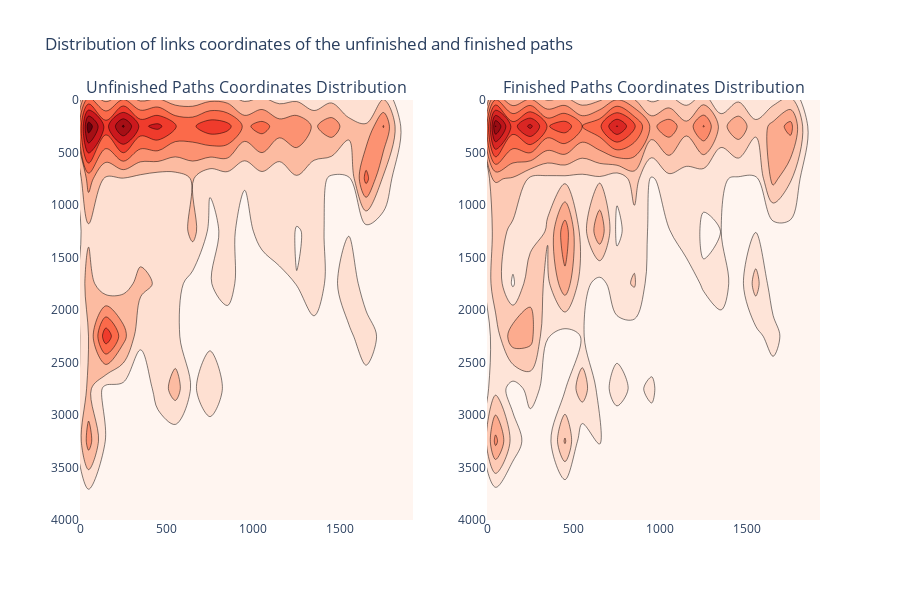

Source (notebook cell):
### Code cell
unfinished_all_links_coords = []
for links_coords in links_coords_unfinished["links_coords"]:
    unfinished_all_links_coords.extend(links_coords)

unfinished_all_links_coords = [coord for sublist in unfinished_all_links_coords for coord in sublist]

finished_all_links_coords = []
for links_coords in links_coords_finished["links_coords"]:
    finished_all_links_coords.extend(links_coords)

finished_all_links_coords = [coord for sublist in finished_all_links_coords for coord in sublist]

plots.compare_coordinates_distribution(unfinished_all_links_coords, finished_all_links_coords, "Unfinished Paths Coordinates Distribution", "Finished Paths Coordinates Distribution")

### Figure 1 — Plotly figure (JSON) as saved in the notebook; plotly's stock layout.template omitted (floating-point values rounded to 4 significant figures; data arrays with more than 128 entries replaced by an {"elided": "..."} marker saying what was removed)
{"data": [{"colorscale": [[0, "rgb(255,245,240)"], [0.125, "rgb(254,224,210)"], [0.25, "rgb(252,187,161)"], [0.375, "rgb(252,146,114)"], [0.5, "rgb(251,106,74)"], [0.625, "rgb(239,59,44)"], [0.75, "rgb(203,24,29)"], [0.875, "rgb(165,15,21)"], [1, "rgb(103,0,13)"]], "contours": {"coloring": "fill"}, "showscale": false, "type": "histogram2dcontour", "x": {"elided": "23648 int values"}, "xaxis": "x", "y": {"elided": "23648 int values"}, "yaxis": "y"}, {"colorscale": [[0, "rgb(255,245,240)"], [0.125, "rgb(254,224,210)"], [0.25, "rgb(252,187,161)"], [0.375, "rgb(252,146,114)"], [0.5, "rgb(251,106,74)"], [0.625, "rgb(239,59,44)"], [0.75, "rgb(203,24,29)"], [0.875, "rgb(165,15,21)"], [1, "rgb(103,0,13)"]], "contours": {"coloring": "fill"}, "showscale": false, "type": "histogram2dcontour", "x": {"elided": "51879 int values"}, "xaxis": "x2", "y": {"elided": "51879 int values"}, "yaxis": "y2"}], "layout": {"annotations": [{"font": {"size": 16}, "showarrow": false, "text": "Unfinished Paths Coordinates Distribution", "x": 0.225, "xanchor": "center", "xref": "paper", "y": 1, "yanchor": "bottom", "yref": "paper"}, {"font": {"size": 16}, "showarrow": false, "text": "Finished Paths Coordinates Distribution", "x": 0.775, "xanchor": "center", "xref": "paper", "y": 1, "yanchor": "bottom", "yref": "paper"}], "height": 600, "title": {"text": "Distribution of links coordinates of the unfinished and finished paths"}, "xaxis": {"anchor": "y", "domain": [0, 0.45], "range": [0, 1920]}, "xaxis2": {"anchor": "y2", "domain": [0.55, 1], "range": [0, 1920]}, "yaxis": {"anchor": "x", "domain": [0, 1], "range": [4000, 0]}, "yaxis2": {"anchor": "x2", "domain": [0, 1], "range": [4000, 0]}}}
